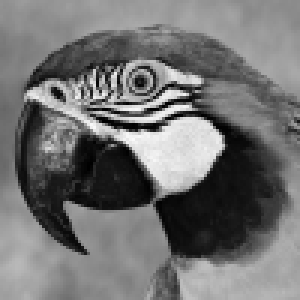
%> input picture lab2/parrot.bmp, 100 x 100 px (shown 3 times larger); the run also reads 1 picture not shown here
$ octave zad2_2_3_1.m   (GNU Octave 9; MATLAB toolbox functions it lacks are replaced by stand-ins)
%> lines starting %> are read from the running program, lines starting %| are printed output that depends on the picture; in (x1, y1, x2, y2) boxes, pixels count from 0 and x2, y2 are one past the last pixel; in counts of white or black regions, pixels touching at a corner belong together; the program's own positions count from 1
clearvars;
close all;
clc;

image = imread('parrot.bmp');
%> image is the input picture: size 100x100 uint8; min 0, max 250, mean 114.2
figure();
imshow(image);

imagex2 = imresize(image, 6, 'nearest');
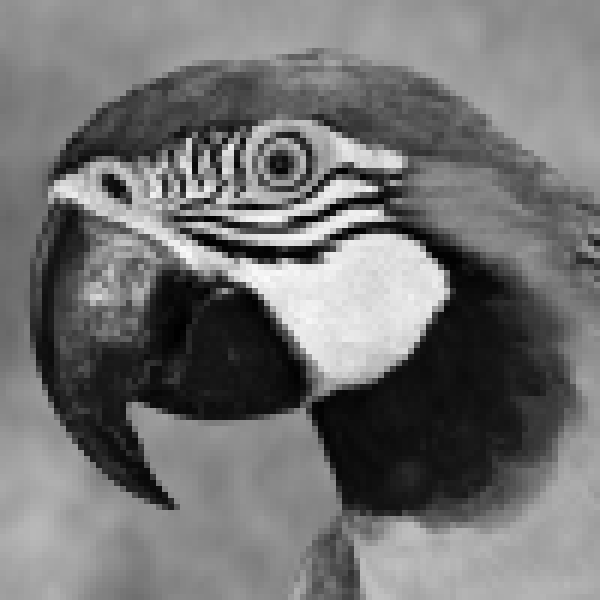
%> imagex2: size 600x600 uint8; min 0, max 250, mean 114.2
figure();
imshow(imagex2);

imagex1_3 = imresize(image, 6.3, 'nearest');
figure();
imshow(imagex1_3);

image = imread('chessboard.bmp');
figure();
imshow(image);

imagex2 = imresize(image, 6, 'nearest');
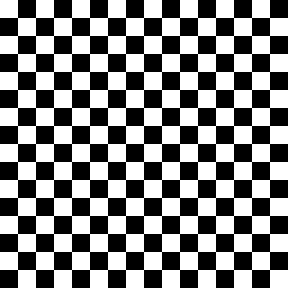
%> imagex2: size 96x96 uint8 (shown 3 times larger); 50% white; 1 white region, box (x1, y1, x2, y2) and area: (0, 0, 96, 96) 4608
figure();
imshow(imagex2);

imagex1_3 = imresize(image, 6.3, 'nearest');
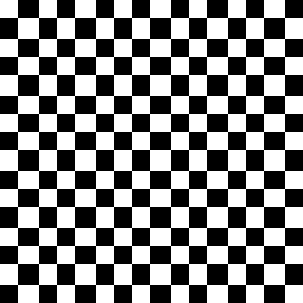
%> imagex1_3: size 101x101 uint8 (shown 3 times larger); 50% white; 1 black region, box (x1, y1, x2, y2) and area: (0, 0, 101, 101) 5100
figure();
imshow(imagex1_3);

image = imread('clock.bmp');
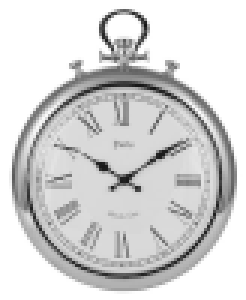
%> input picture lab2/clock.bmp, 82 x 100 px (shown 3 times larger)
%> image is the input picture: size 100x82 uint8; min 21, max 255, mean 212.7
figure();
imshow(image);

imagex2 = imresize(image, 6, 'nearest');
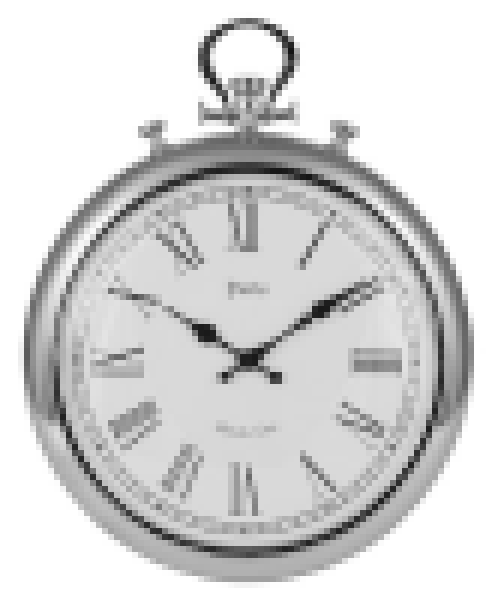
%> imagex2: size 600x492 uint8; min 21, max 255, mean 212.7
figure();
imshow(imagex2);

imagex1_3 = imresize(image, 6.3, 'nearest');
%> imagex1_3: size 630x517 uint8
figure();
imshow(imagex1_3);
